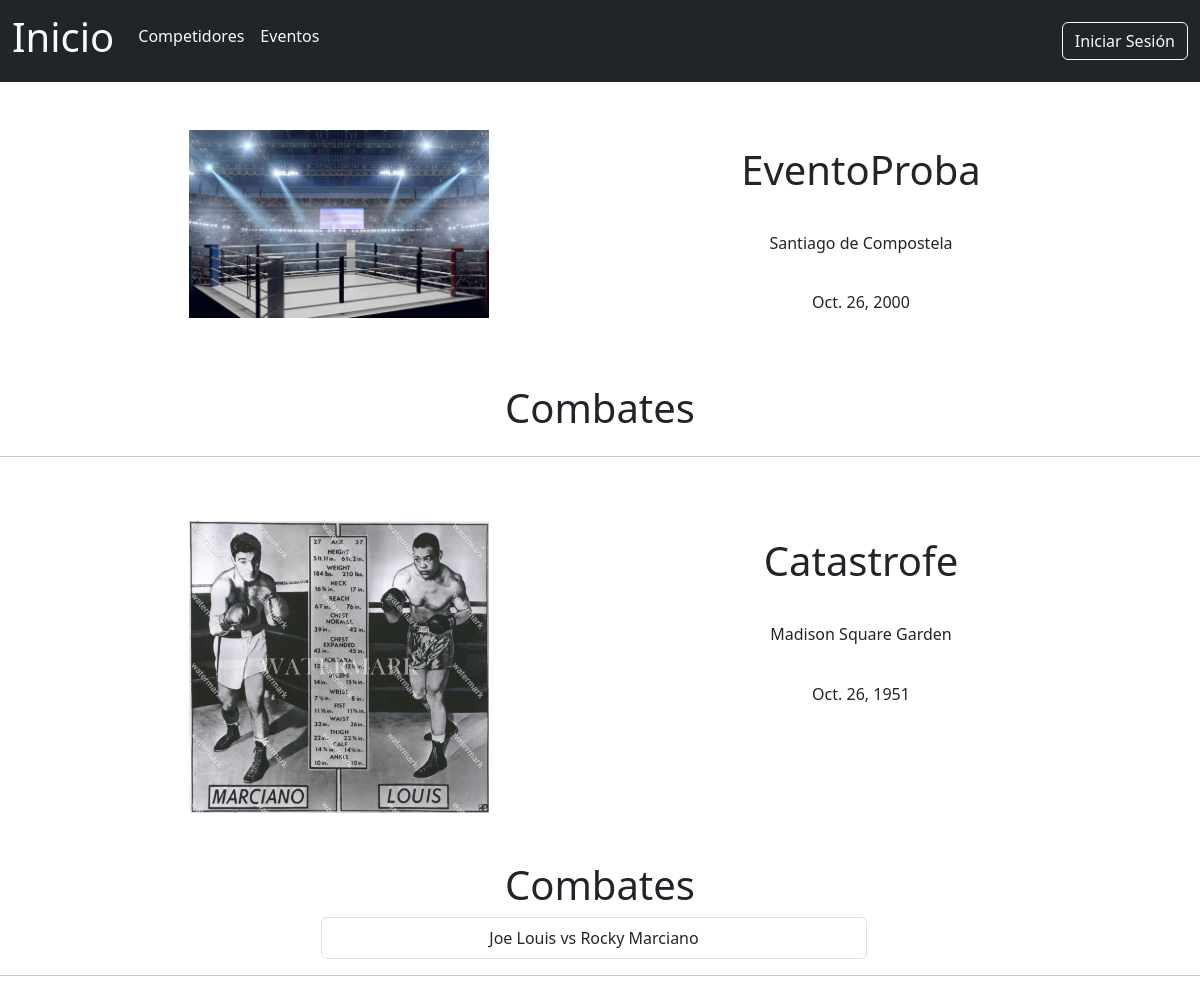
The app's page /eventos/, older data.
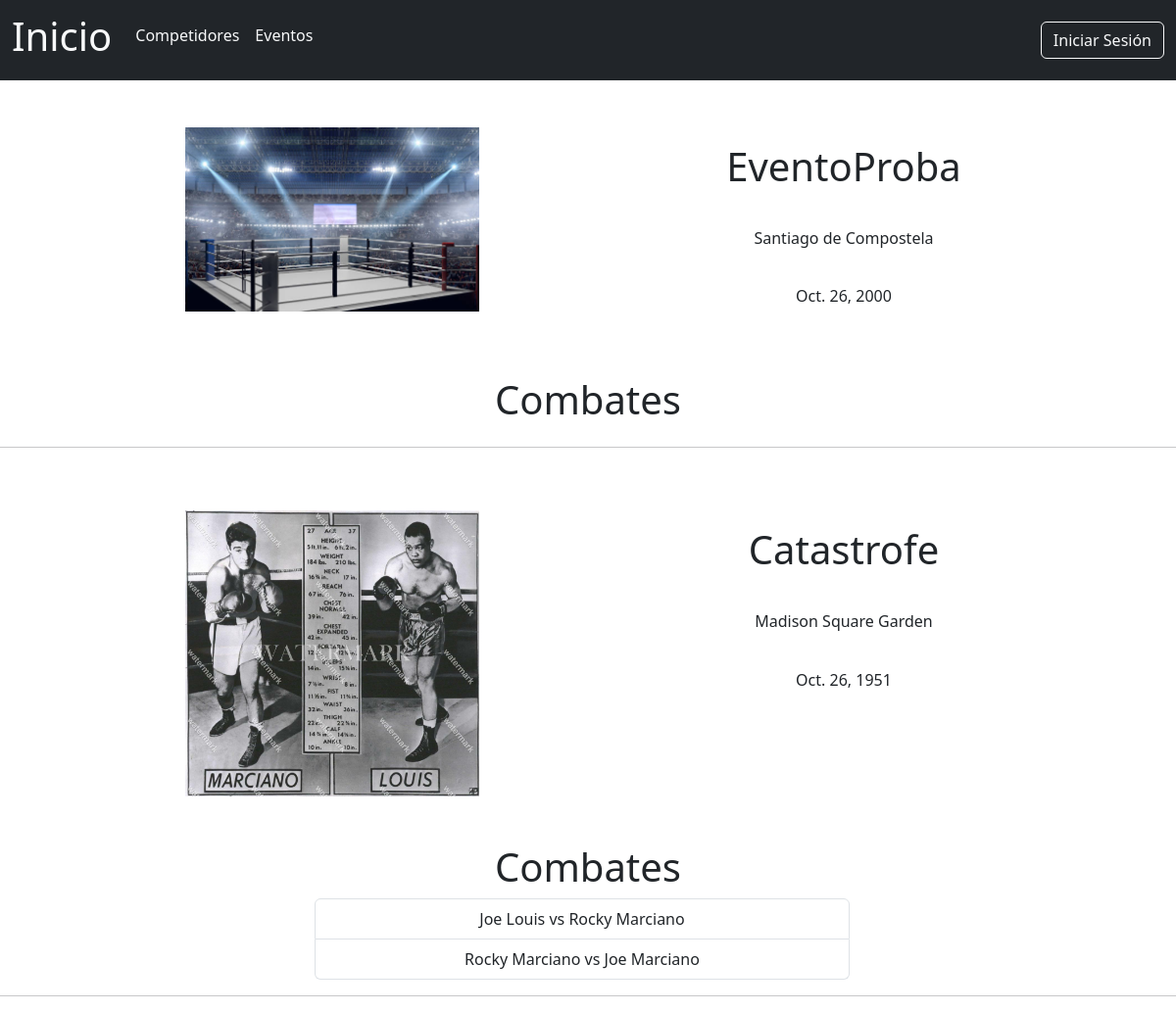
The same page, newer data.
### boxGal/models.py (models this page shows, shortened)
class Evento(models.Model):
    id_evento = models.BigAutoField(auto_created=True, primary_key=True)
    nome_evento = models.CharField(max_length=255)
    lugar_evento = models.CharField(max_length=255)
    data_evento = models.DateField()
    foto_evento = models.ImageField(upload_to='eventos/', blank=True, null=True)

class Combate(models.Model):
    id_combate = models.BigAutoField(auto_created=True, primary_key=True)
    boxeador_azul = models.ForeignKey(Competidor, related_name='combates_azul', on_delete=models.CASCADE)
    boxeador_vermello = models.ForeignKey(Competidor, related_name='combates_vermello', on_delete=models.CASCADE)
    evento_combate = models.ForeignKey(Evento, on_delete=models.CASCADE)
    peso_combate = models.CharField(max_length=255)
    categoria_combate = models.CharField(max_length=255)
    arbitro = models.CharField(max_length=255)
    resultado = models.CharField(max_length=255)
    data_combate = models.DateField()
    likes = models.ManyToManyField(Usuario,related_name='combates_gustados', blank=True)
    def __str__(self):
        return f"{self.boxeador_azul} vs {self.boxeador_vermello}"

class Competidor(models.Model):
    id_competidor = models.BigAutoField(auto_created=True, primary_key=True)
    nome_competidor = models.CharField(max_length=255)
    apelidos_competidor = models.CharField(max_length=255)
    peso_competidor = models.CharField(max_length=255)
    vitorias = models.IntegerField()
    derrotas = models.IntegerField()
    empates = models.IntegerField()
    foto_competidor = models.ImageField(upload_to='competidores/', blank=True, null=True)
    def __str__(self):
        return f"{self.nome_competidor} {self.apelidos_competidor} "

### boxGal/views.py (the view)
# urls.py: path('eventos/', views.eventosHTML, name='eventosPage'),
def eventosHTML(request):
  listaEventos = Evento.objects.all().values().order_by('-id_evento')
  combates = Combate.objects.all()
  template = loader.get_template('eventos.html')
  contido = {
    'listaEventos':listaEventos,
    'combates':combates
  }
  return HttpResponse(template.render(contido, request))

### boxGal/templates/eventos.html (shortened to what this page needs)
{% extends 'header.html' %}
{% block corpo %}
  {% for evento in listaEventos %}
    <div class="container text-center">
      <div class="row p-5">
        <div class="col-12 col-md-6">
          {% if evento.foto_evento %}
            <img src="/media/{{ evento.foto_evento }}" alt="{{ evento.nome_evento }}" class="" style="width: 300px;" />
          {% else %}
            <img src="/media/eventos/defaultEvento.jpg" alt="{{ evento.nome_evento }}" class="" style="width: 300px;" />
          {% endif %}
        </div>
        <div class="col-12 col-md-6">
          <h1 class="p-3">{{ evento.nome_evento }}</h1>
          <h6 class="p-3">{{ evento.lugar_evento }}</h6>
          <h6 class="p-3">{{ evento.data_evento }}</h6>
        </div>
      </div>
      <div class="row w-50 mx-auto">
        <h1 class="text-center">Combates</h1>
        <ul class="list-group">
          {% for combate in combates %}
            {% if combate.evento_combate.id_evento == evento.id_evento %}
              <li class="list-group-item text-center">
                <a class="nav-link" href="{% url 'combateEspecifico' combate.id_combate %}">{{ combate }}</a>
              </li>
            {% endif %}
          {% endfor %}
        </ul>
      </div>
    </div>
    <hr />
  {% endfor %}
{% endblock %}

Row changes from the older to the newer data that the page shows:
added Combate: boxeador_azul+boxeador_vermello "Rocky Marciano vs Joe Marciano", shown under Evento "Catastrofe"
